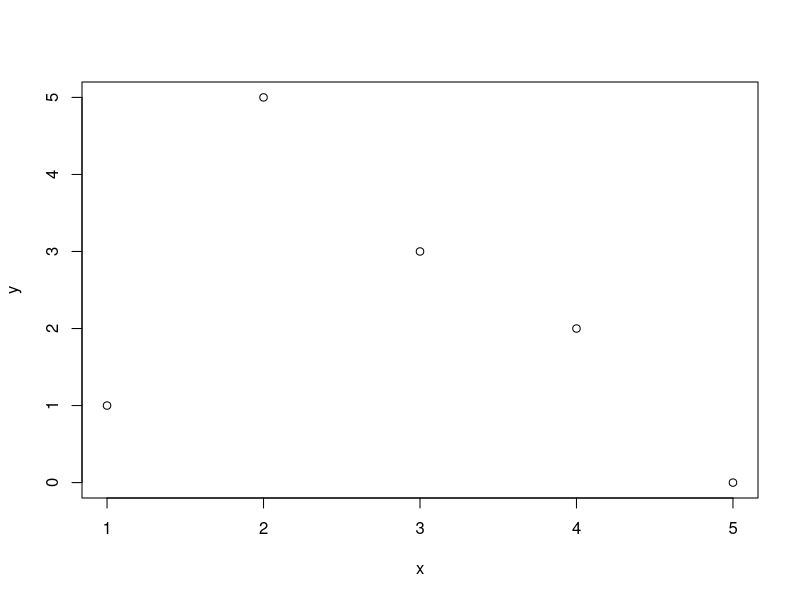
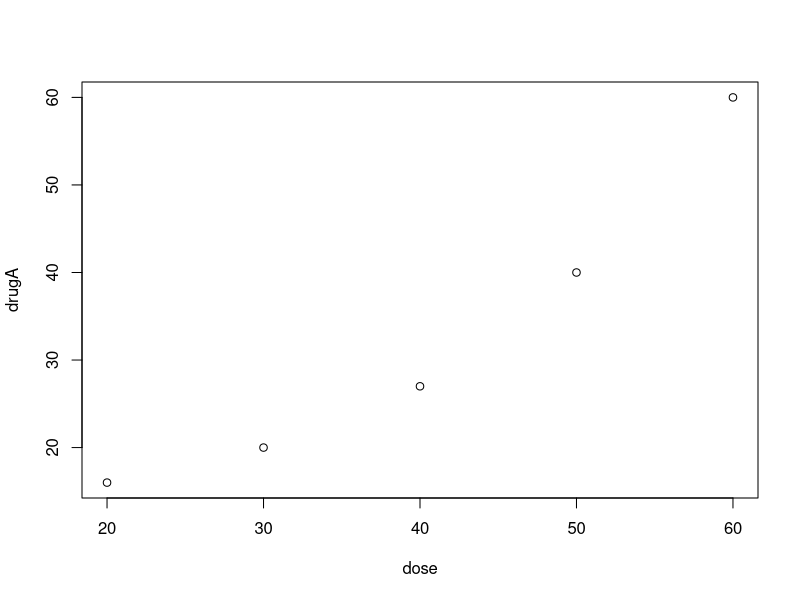
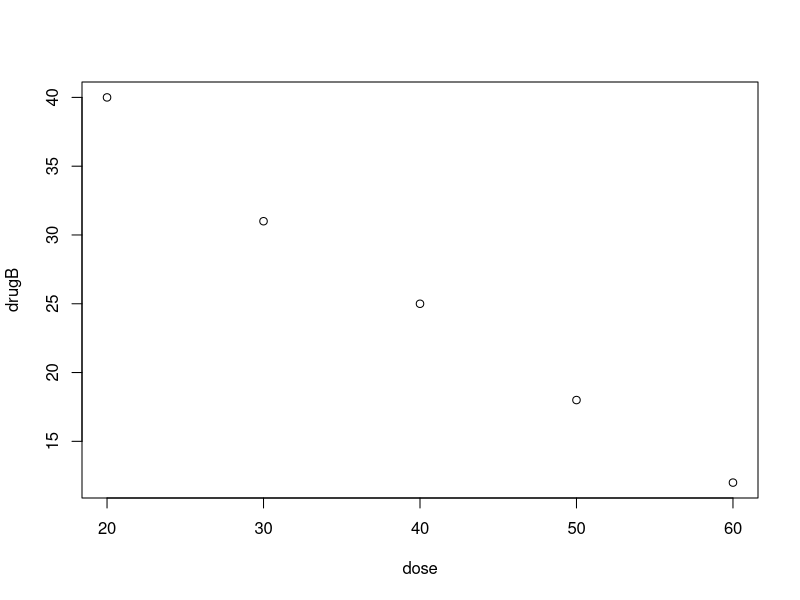
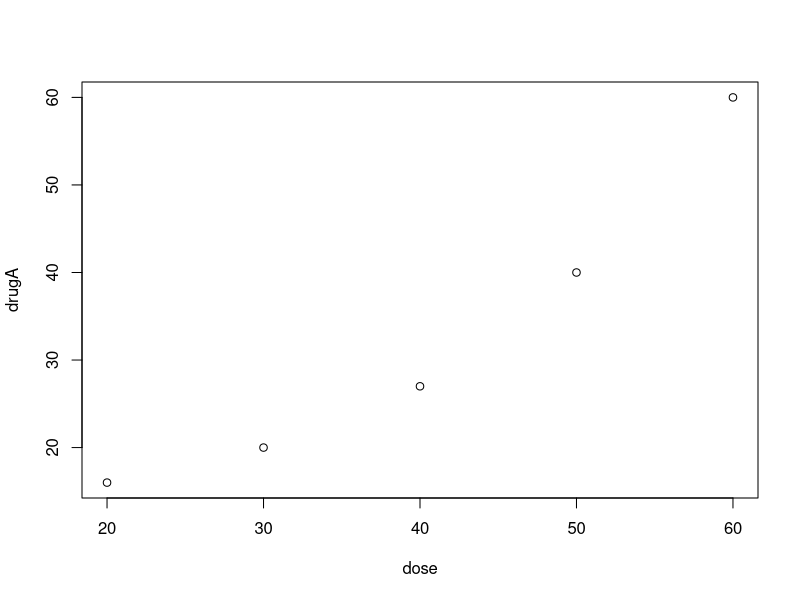
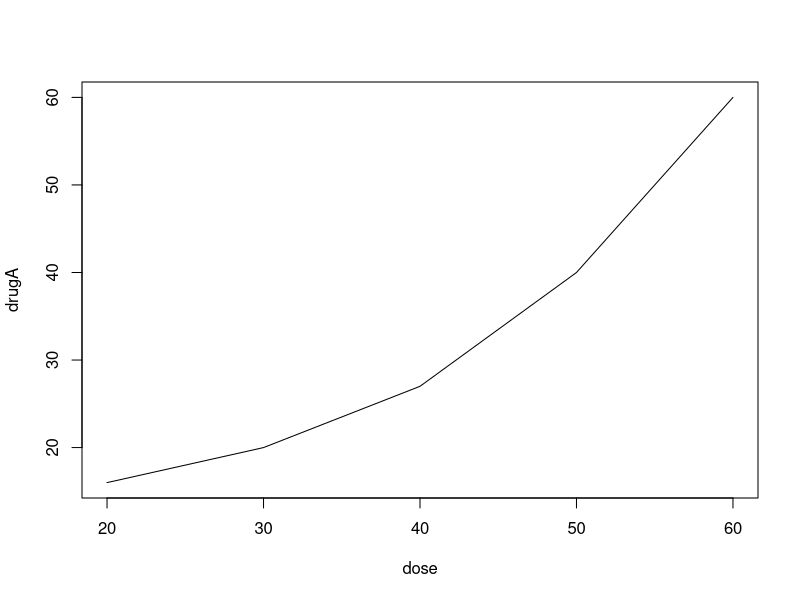
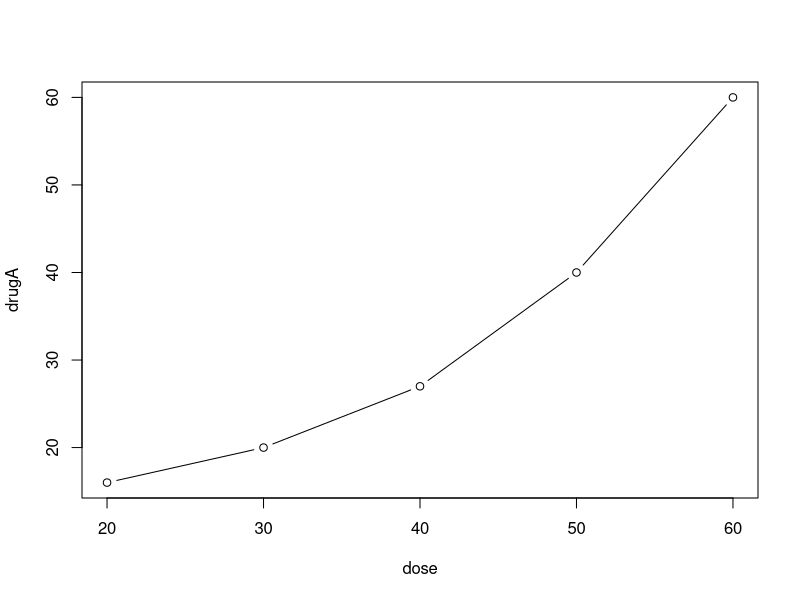
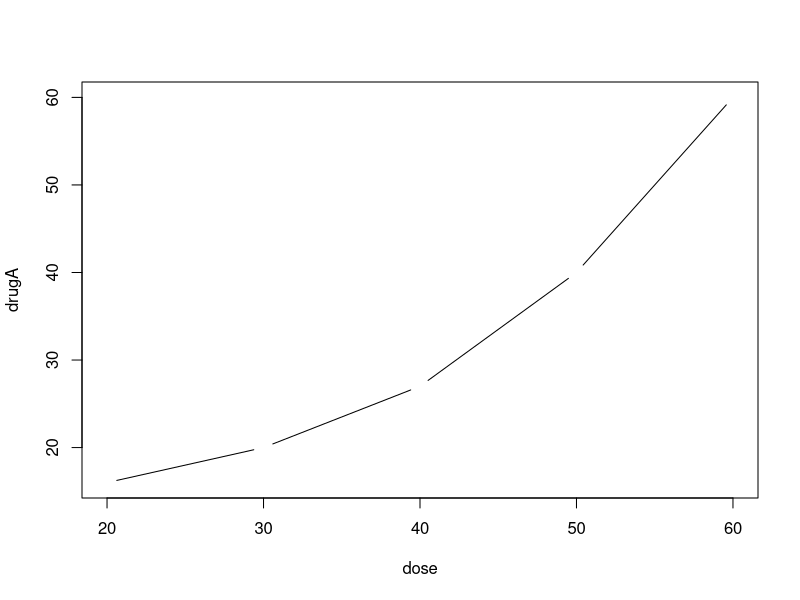
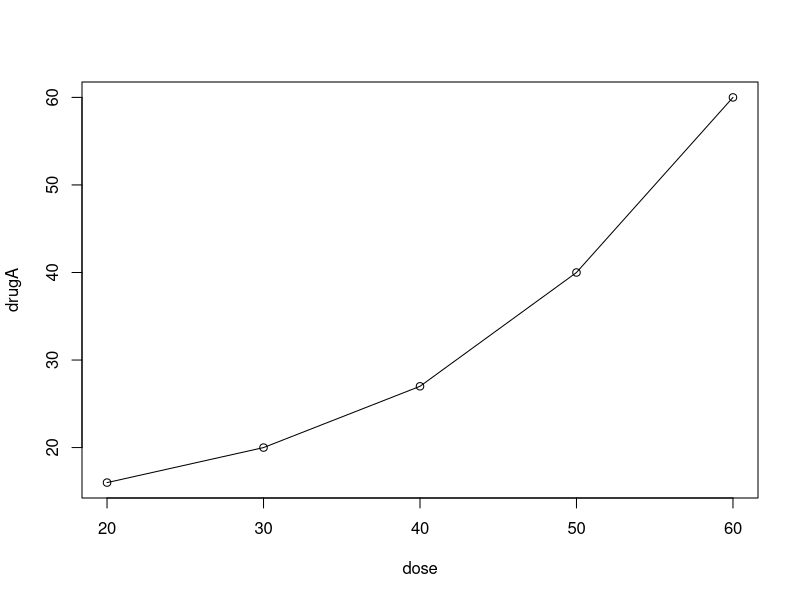

R code for these plots, in order:
#########################################################################

#########################################################################

#Following are the basic types of graphs, which can be chosen based on

#the situation and the data available.

# Basic Visualization

# Scatter Plot

# Line Chart

# Bar Plot

# Pie Chart

# Histogram

# Density plot

# Box Plot

# Advanced Visualization

# Mosaic Plot

# Heat Map

# 3D charts

# Correlation Plot

# Word Cloud

#########################################################################

# Basic plot - Scatter Plot

# Example -1

x <- c (1, 2, 3, 4, 5)

y <- c (1, 5, 3, 2, 0)

plot (x, y)

# Example -2

dose <- c(20, 30, 40, 50, 60)

drugA <- c(16, 20, 27, 40, 60)

drugB <- c(40, 31, 25, 18, 12)

plot(dose, drugA)

plot(dose, drugB)

help(plot)

#type argument

#"p" for points,

#"l" for lines,

#"b" for both,

#"c" for the lines part alone of "b",

#"o" for both 'overplotted',

#"h" for 'histogram' like (or 'high-density') vertical lines,

#"s" for stair steps,

#"S" for other steps, see 'Details' below,

#"n" for no plotting.

#Different types of plot

plot(dose, drugA, type="p")

plot(dose, drugA, type="l")

plot(dose, drugA, type="b")

plot(dose, drugA, type="c")

plot(dose, drugA, type="o")

plot(dose, drugA, type="h")

plot(dose, drugA, type="s")

plot(dose, drugA, type="S")

plot(dose, drugA, type="n")

#Example 3

# Load the MASS package

library(MASS)

str(mtcars)

# https://stat.ethz.ch/R-manual/R-devel/library/datasets/html/mtcars.html

########################################################

#[, 1] mpg Miles/(US) gallon

#[, 2] cyl Number of cylinders

#[, 3] disp Displacement (cu.in.)

#[, 4] hp Gross horsepower

#[, 5] drat Rear axle ratio

#[, 6] wt Weight (1000 lbs)

#[, 7] qsec 1/4 mile time

#[, 8] vs Engine (0 = V-shaped, 1 = straight)

#[, 9] am Transmission (0 = automatic, 1 = manual)

#[,10] gear Number of forward gears

#[,11] carb Number of carburetors

########################################################

summary(mtcars)

plot(mtcars$hp, mtcars$mpg)

plot(mtcars$hp, mtcars$mpg, xlab = "Horsepower", ylab = "Gas mileage")

plot(mtcars$hp, mtcars$mpg, xlab = "Horsepower", ylab = "Gas mileage", main = "MPG vs Horsepower")

# Compute max_hp

max_hp <- max(mtcars$hp)

# Compute max_mpg

max_mpg <- max(mtcars$mpg)

plot(mtcars$hp, mtcars$mpg,type = "p",
     
     xlim = c(0, max_hp),
     
     ylim = c(0, max_mpg), xlab = "Horsepower",
     
     ylab = "Miles per gallon", main = "Horsepower vs Mileage")

#################################################################################